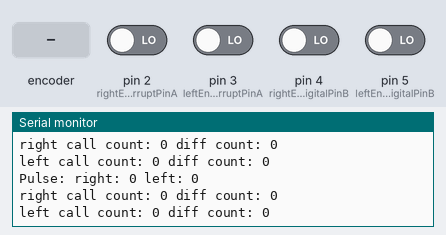
A sketch run on a simulated Arduino Uno, built with avr-gcc and run on an emulated ATmega328P. Shown: the last lines printed to the serial monitor. Inputs (shaded band) come from the test bench; at power-on: pin 2 (rightEncoder0InterruptPinA), pin 3 (leftEncoder0InterruptPinA), pin 4 (rightEncoder0DigitalPinB), pin 5 (leftEncoder0DigitalPinB) LOW.

Above: at 1.2 s.
1.3 s: rotary encoder on pin 2 (rightEncoder0InterruptPinA) / pin 4 (rightEncoder0DigitalPinB) turned 1 step (first pin leading)
At 1.44 s:
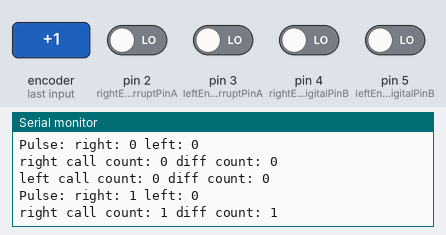
3.0 s: pin 3 (leftEncoder0InterruptPinA) driven HIGH
At 3.29 s:
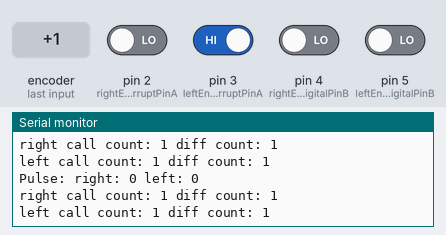
4.5 s: rotary encoder on pin 2 (rightEncoder0InterruptPinA) / pin 4 (rightEncoder0DigitalPinB) turned 2 steps (second pin leading)
At 4.72 s:
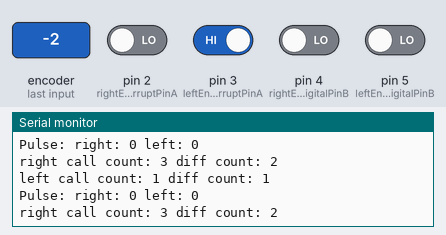
7.9 s: pin 3 (leftEncoder0InterruptPinA) driven LOW
At 8.21 s:
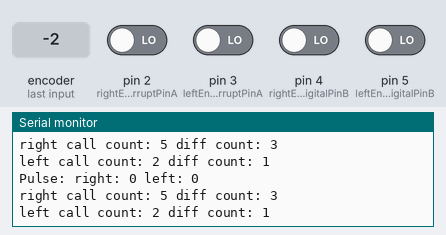
Timing chart, 0 to 10.4 s (numbered marks = the images above; inputs shaded):
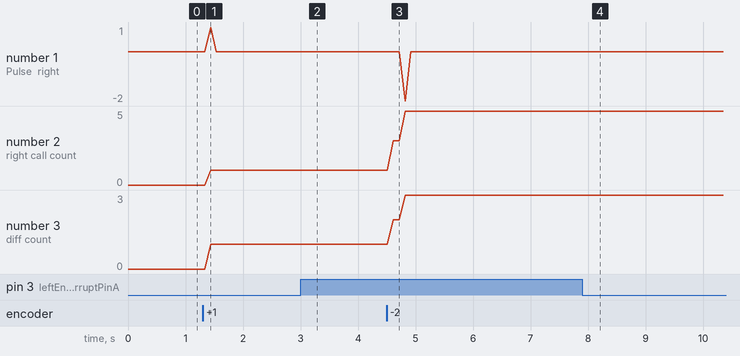

Measured:
- after the input at 1.3 s, the serial monitor: prints a new line after 0.14 s (image 1)
- after the input at 3.0 s, the serial monitor: prints a new line after 0.08 s (image 2)
- after the input at 4.5 s, the serial monitor: prints a new line after 0.11 s (image 3)
- after the input at 7.9 s, the serial monitor: prints a new line after 0.10 s (image 4)
- plotted number 2: 0 → 1 after the input at 1.3 s, 1 → 5 after the input at 4.5 s
- plotted number 3: 0 → 1 after the input at 1.3 s, 1 → 3 after the input at 4.5 s

The sketch:

sketch.ino
```cpp
#include "Arduino.h"
// https://www.dfrobot.com/wiki/index.php/12V_DC_Motor_251rpm_w/Encoder_(SKU:_FIT0186)

// The sample code for driving one way motor encoder
const byte rightEncoder0InterruptPinA = 2;  //A pin -> the interrupt pin 0
const byte rightEncoder0DigitalPinB = 4;  //B pin -> the digital pin 4
byte rightEncoder0IntPinALast;
int rightDuration;  //the number of the pulses
boolean rightDirection;  //the rotation direction

const byte leftEncoder0InterruptPinA = 3;  //A pin
const byte leftEncoder0DigitalPinB = 5;  //B pin
byte leftEncoder0IntPinALast;
int leftDuration;  //the number of the pulses
boolean leftDirection;  //the rotation direction

int leftInterruptCallCount = 0;
int rightInterruptCallCount = 0;

int leftIntReadDiffFromLastCount = 0;
int rightIntReadDiffFromLastCount = 0;


void setup()
{
  Serial.begin(115200);  // Initialize the serial port
  EncoderInit();  // Initialize the module
}

void loop()
{
  Serial.print("Pulse: right: ");
  Serial.print(rightDuration);
  Serial.print(" left: ");
  Serial.println(leftDuration);
    Serial.print("right call count: ");
    Serial.print(rightInterruptCallCount);
    Serial.print(" diff count: ");
    Serial.println(rightIntReadDiffFromLastCount);
    Serial.print("left call count: ");
    Serial.print(leftInterruptCallCount);
    Serial.print(" diff count: ");
    Serial.println(leftIntReadDiffFromLastCount);
  rightDuration = 0;
  leftDuration = 0;
  delay(100);
}

void EncoderInit()
{
  rightDirection = true;  //default -> Forward
  pinMode(rightEncoder0DigitalPinB,INPUT);
    attachInterrupt(digitalPinToInterrupt(rightEncoder0InterruptPinA), rightEncoderInterruptFunction, CHANGE);

    leftDirection = true;  //default -> Forward
    pinMode(leftEncoder0DigitalPinB,INPUT);
    attachInterrupt(digitalPinToInterrupt(leftEncoder0InterruptPinA), leftEncoderInterruptFunction, CHANGE);
}

/** original name "wheelSpeed" */
void rightEncoderInterruptFunction()
{
  ++rightInterruptCallCount;
  int Lstate = digitalRead(rightEncoder0InterruptPinA);
  if((rightEncoder0IntPinALast == LOW) && Lstate==HIGH)
  {
    ++rightIntReadDiffFromLastCount;
    int val = digitalRead(rightEncoder0DigitalPinB);
    if(val == LOW && rightDirection)
    {
      rightDirection = false; //Reverse
    }
    else if(val == HIGH && !rightDirection)
    {
      rightDirection = true;  //Forward
    }
  }
  rightEncoder0IntPinALast = Lstate;

  if(!rightDirection)  rightDuration++;
  else  rightDuration--;
}

void leftEncoderInterruptFunction()
{
    ++leftInterruptCallCount;
    int Lstate = digitalRead(leftEncoder0InterruptPinA);
    if((leftEncoder0IntPinALast == LOW) && Lstate==HIGH)
    {
        ++leftIntReadDiffFromLastCount;
        int val = digitalRead(leftEncoder0DigitalPinB);
        if(val == LOW && leftDirection)
        {
            leftDirection = false; //Reverse
        }
        else if(val == HIGH && !leftDirection)
        {
            leftDirection = true;  //Forward
        }
    }
    leftEncoder0IntPinALast = Lstate;

    if(!leftDirection)  leftDuration++;
    else  leftDuration--;
}
```
